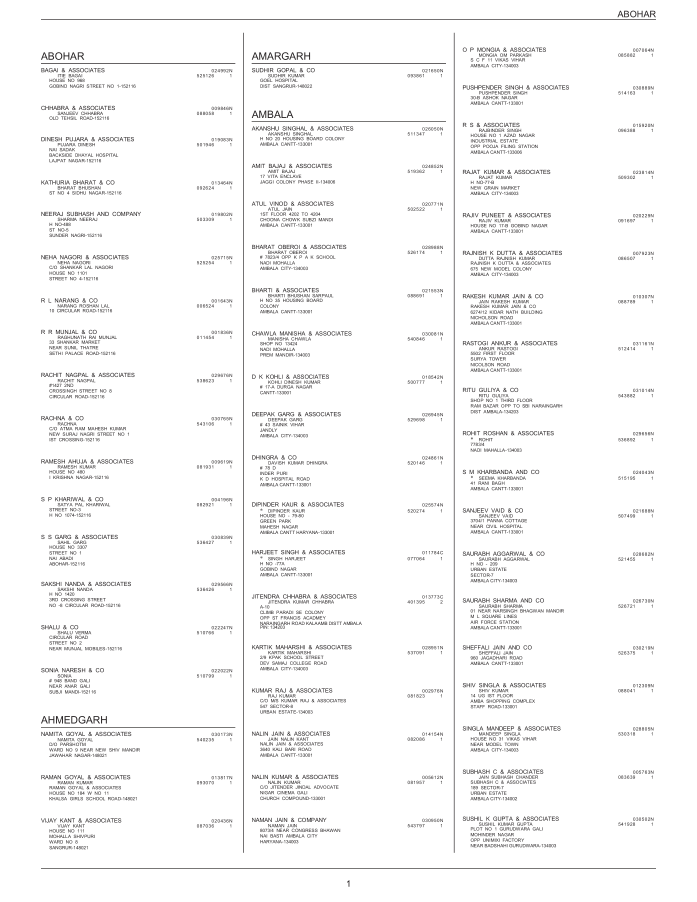
#> input picture test_image.jpeg, 2788 x 3608 px (shown at 1/4 size)
$ python image_pros_data_capture.py
#> lines starting #> are read from the running program, lines starting #| are printed output that depends on the picture; after the words box and inside, x2 and y2 are one past the last pixel; in counts of white or black regions, pixels touching at a corner belong together
import cv2
import pytesseract
import os
import imutils


folder_path = '/Users/macbot/Workspace/Development/OpenCV-ImageProcessing/Pdf_tasks/Document/ICAI_DATA/Sole/north/' \
              'extracted_images'

test_image_path = 'test_image.jpeg'


def load_image(file):
#> called with file = 'test_image.jpeg'
    img = cv2.imread(file)
#> img is the input picture: shape (3608, 2788, 3); mean B, G, R 247.6, 247.6, 247.7
    gray = cv2.cvtColor(img, cv2.COLOR_BGR2GRAY)
    ret, thresh = cv2.threshold(gray, 0, 255, cv2.THRESH_BINARY | cv2.THRESH_OTSU)
#> thresh: shape (3608, 2788); 96.3% white; black in thin lines or dots, all inside (x1, y1, x2, y2) = (164, 42, 2624, 3547)
#> ret = 152
    img = imutils.resize(img, height=1000)
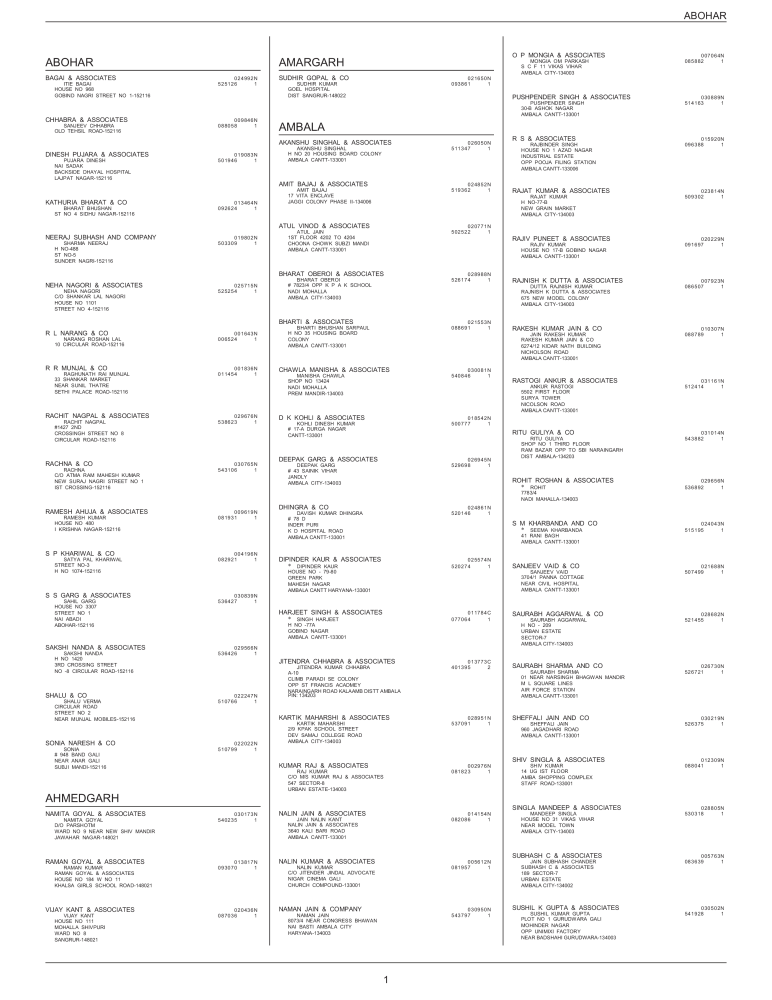
#> img: shape (1000, 772, 3); mean B, G, R 247.6, 247.6, 247.7
    cv2.imshow('img', thresh)
    cv2.waitKey(0)
    cv2.destroyAllWindows()
    print(img.shape)
#| (1000, 772, 3)


if __name__ == '__main__':
    load_image(test_image_path)
